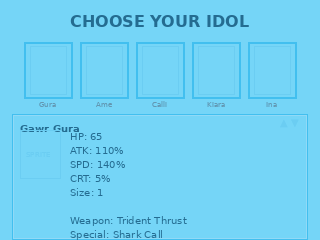

Python code for this plot:
#!/usr/bin/env python3
"""
Generate Choose Idol layout reference PNG for documentation.
320x240 layout per ASCII spec.
Background: solid (not transparent)
All other elements: transparent background
"""
from PIL import Image, ImageDraw, ImageFont
import os

# Output path
OUTPUT_PATH = "/home/antomay/Projects/HoloJava/docs/choose_idol_layout_reference.png"

# Colors (RGBA)
BG_BLUE = (117, 213, 247, 255)        # #75D5F7 - background blue
PANEL_LIGHT = (168, 231, 252, 255)    # #A8E7FC - light panel
ACCENT_BLUE = (66, 191, 239, 255)     # #42BFEF - accent/border
INK_DARK = (36, 108, 145, 255)        # #246C91 - text dark
TRANSPARENT = (0, 0, 0, 0)            # fully transparent
WHITE = (255, 255, 255, 255)

# Canvas size
W, H = 320, 240

def create_layout_image():
    # Create base image with solid background
    img = Image.new('RGBA', (W, H), BG_BLUE)
    draw = ImageDraw.Draw(img)

    # Try to load a font
    try:
        font_large = ImageFont.truetype("/usr/share/fonts/truetype/dejavu/DejaVuSans-Bold.ttf", 16)
        font_small = ImageFont.truetype("/usr/share/fonts/truetype/dejavu/DejaVuSans.ttf", 10)
        font_tiny = ImageFont.truetype("/usr/share/fonts/truetype/dejavu/DejaVuSans.ttf", 8)
    except:
        font_large = ImageFont.load_default()
        font_small = ImageFont.load_default()
        font_tiny = ImageFont.load_default()

    # ============================================================
    # LAYER 1: BLUE BACKGROUND BAND (Y=0-40)
    # ============================================================
    draw.rectangle([0, 0, 320, 40], fill=BG_BLUE)

    # ============================================================
    # LAYER 2: TITLE "CHOOSE YOUR IDOL" - centered in blue band
    # ============================================================
    title_text = "CHOOSE YOUR IDOL"
    # Use a temporary image for text to get transparency
    title_font = ImageFont.truetype("/usr/share/fonts/truetype/dejavu/DejaVuSans-Bold.ttf", 16)
    title_w = draw.textlength(title_text, font=title_font)
    title_x = (320 - title_w) // 2
    title_y = 12  # centered vertically in 40px band (40-16)/2 = 12
    draw.text((title_x, title_y), title_text, font=title_font, fill=INK_DARK)

    # ============================================================
    # LAYER 3: GRID OF 5 CHARACTER BOXES (Y=42-98)
    # ============================================================
    box_w, box_h = 48, 56
    gap = 8
    start_x = 24  # centered: (320 - (5*48 + 4*8)) / 2 = 24
    start_y = 42  # Y=42

    for i in range(5):
        bx = start_x + i * (48 + 8)
        by = 42
        # Draw light blue border box (transparent fill)
        # Box border
        draw.rectangle([bx, by, bx + 48, by + 56], outline=ACCENT_BLUE, width=2)
        # Placeholder for character portrait (transparent)
        # Draw a placeholder rectangle for portrait area
        portrait_x = bx + (48 - 36) // 2
        portrait_y = by + (56 - 48) // 2
        draw.rectangle([portrait_x, portrait_y, portrait_x + 36, portrait_y + 48],
                       outline=ACCENT_BLUE, width=1, fill=None)

    # ============================================================
    # LAYER 4: DETAIL PANEL (Y=114-240)
    # ============================================================
    panel_x, panel_y = 12, 114
    panel_w, panel_h = 296, 126

    # Panel double border
    draw.rectangle([12, 114, 307, 239], outline=ACCENT_BLUE, width=2)
    draw.rectangle([13, 115, 306, 238], outline=ACCENT_BLUE, width=1)

    # Character name at top-left
    draw.text((20, 122), "Gawr Gura", font=ImageFont.truetype("/usr/share/fonts/truetype/dejavu/DejaVuSans-Bold.ttf", 10), fill=INK_DARK)

    # Sprite placeholder (left side, vertically centered in text area)
    # Text area: Y=132 to Y=232 (py+8 to py+ph-8 = 114+8 to 114+126-8)
    text_area_top = 132
    text_area_bottom = 232
    text_area_center = text_area_top + (text_area_bottom - text_area_top) // 2

    sprite_w, sprite_h = 40, 48  # typical sprite size
    sprite_x = 20  # px + 8
    sprite_y = 132 + (100 - 48) // 2  # centered in 132-232 area

    # Sprite placeholder (transparent with border)
    draw.rectangle([20, 154 - 24, 60, 154 + 24], outline=ACCENT_BLUE, width=1)

    # Character name at left, above sprite area
    draw.text((20, 122), "Gawr Gura", font=ImageFont.truetype("/usr/share/fonts/truetype/dejavu/DejaVuSans-Bold.ttf", 10), fill=INK_DARK)

    # Stats on the right of sprite (fixed position)
    stats_x = 20 + 40 + 8  # 68px from panel left
    stats_y_start = 130
    line_h = 14

    stats_lines = [
        "HP: 65",
        "ATK: 110%",
        "SPD: 140%",
        "CRT: 5%",
        "Size: 1",
        "",
        "Weapon: Trident Thrust",
        "Special: Shark Call",
        "Skill: Shark Bite",
    ]

    for i, line in enumerate(stats_lines):
        y = 130 + i * 14
        draw.text((70, y), line, font=ImageFont.truetype("/usr/share/fonts/truetype/dejavu/DejaVuSans.ttf", 10), fill=INK_DARK)

    # Scroll indicators
    draw.text((280, 116), "▲ ▼", font=ImageFont.truetype("/usr/share/fonts/truetype/dejavu/DejaVuSans.ttf", 10), fill=ACCENT_BLUE)

    return img

def main():
    img = create_layout_image()
    img.save(OUTPUT_PATH)
    print(f"Saved to {OUTPUT_PATH}")
    print(f"Size: {img.size}")
    print(f"Mode: {img.mode}")

if __name__ == "__main__":
    main()
